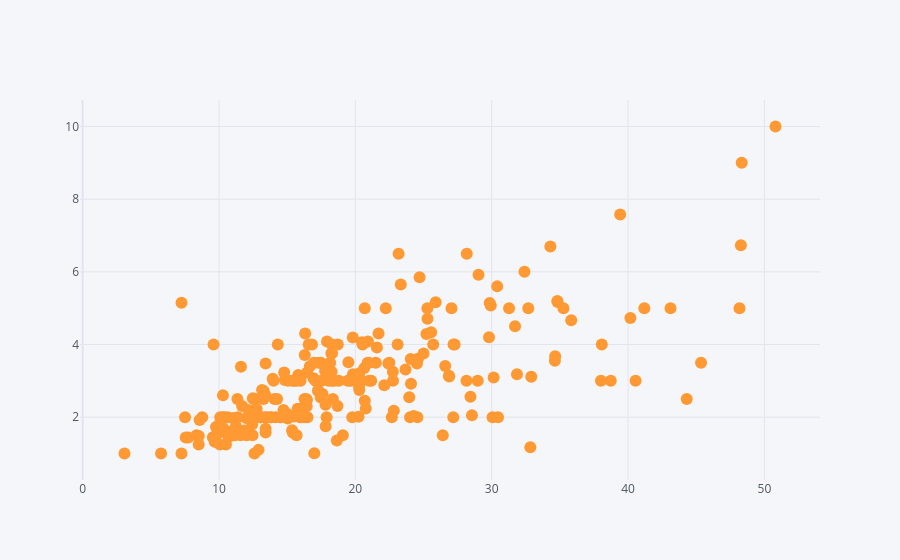

The code cell stored with this chart in its notebook:
### Code cell
tips.iplot(kind='scatter',x ='total_bill',y = 'tip',mode = 'markers')

### Figure 1 — Plotly figure (JSON) as saved in the notebook; plotly's stock layout.template omitted (floating-point values rounded to 4 significant figures; data arrays with more than 128 entries replaced by an {"elided": "..."} marker saying what was removed)
{"data": [{"line": {"color": "rgba(255, 153, 51, 1.0)", "dash": "solid", "shape": "linear", "width": 1.3}, "marker": {"size": 12, "symbol": "circle"}, "mode": "markers", "name": "tip", "text": "", "type": "scatter", "x": {"elided": "244 float values"}, "y": {"elided": "244 float values"}}], "layout": {"autosize": true, "legend": {"bgcolor": "#F5F6F9", "font": {"color": "#4D5663"}}, "paper_bgcolor": "#F5F6F9", "plot_bgcolor": "#F5F6F9", "title": {"font": {"color": "#4D5663"}}, "xaxis": {"autorange": true, "gridcolor": "#E1E5ED", "range": [-0.1721, 54.05], "showgrid": true, "tickfont": {"color": "#4D5663"}, "title": {"font": {"color": "#4D5663"}, "text": ""}, "type": "linear", "zerolinecolor": "#E1E5ED"}, "yaxis": {"autorange": true, "gridcolor": "#E1E5ED", "range": [-0.0102, 11.01], "showgrid": true, "tickfont": {"color": "#4D5663"}, "title": {"font": {"color": "#4D5663"}, "text": ""}, "type": "linear", "zerolinecolor": "#E1E5ED"}}}
